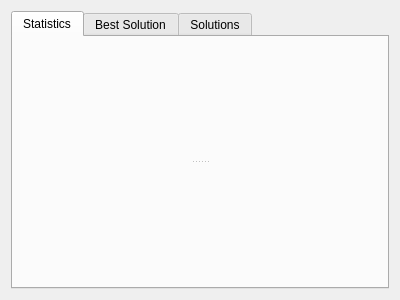
<?xml version="1.0" encoding="UTF-8"?>
<ui version="4.0">
 <class>KBPGAView</class>
 <widget class="QWidget" name="KBPGAView">
  <property name="geometry">
   <rect>
    <x>0</x>
    <y>0</y>
    <width>400</width>
    <height>300</height>
   </rect>
  </property>
  <property name="windowTitle">
   <string>Form</string>
  </property>
  <layout class="QVBoxLayout" name="verticalLayout">
   <item>
    <widget class="QTabWidget" name="Main">
     <property name="currentIndex">
      <number>0</number>
     </property>
     <widget class="QWidget" name="Stats">
      <attribute name="title">
       <string>Statistics</string>
      </attribute>
      <layout class="QVBoxLayout" name="verticalLayout_2">
       <item>
        <widget class="QSplitter" name="splitter">
         <property name="orientation">
          <enum>Qt::Vertical</enum>
         </property>
         <widget class="QRGAMonitor" name="Monitor" native="true"/>
         <widget class="QRDebug" name="Debug" native="true"/>
        </widget>
       </item>
      </layout>
     </widget>
     <widget class="QWidget" name="BestTab">
      <attribute name="title">
       <string>Best Solution</string>
      </attribute>
      <layout class="QVBoxLayout" name="verticalLayout_3">
       <item>
        <widget class="QDrawGroups" name="Best" native="true"/>
       </item>
      </layout>
     </widget>
     <widget class="QWidget" name="SolTab">
      <attribute name="title">
       <string>Solutions</string>
      </attribute>
      <layout class="QVBoxLayout" name="verticalLayout_4">
       <item>
        <widget class="QDrawGroups" name="Sol" native="true"/>
       </item>
      </layout>
     </widget>
    </widget>
   </item>
  </layout>
 </widget>
 <customwidgets>
  <customwidget>
   <class>QRDebug</class>
   <extends>QWidget</extends>
   <header>qrdebug.h</header>
   <container>1</container>
  </customwidget>
  <customwidget>
   <class>QRGAMonitor</class>
   <extends>QWidget</extends>
   <header>qrgamonitor.h</header>
   <container>1</container>
  </customwidget>
  <customwidget>
   <class>QDrawGroups</class>
   <extends>QWidget</extends>
   <header>qdrawgroups.h</header>
   <container>1</container>
  </customwidget>
 </customwidgets>
 <resources/>
 <connections/>
</ui>
